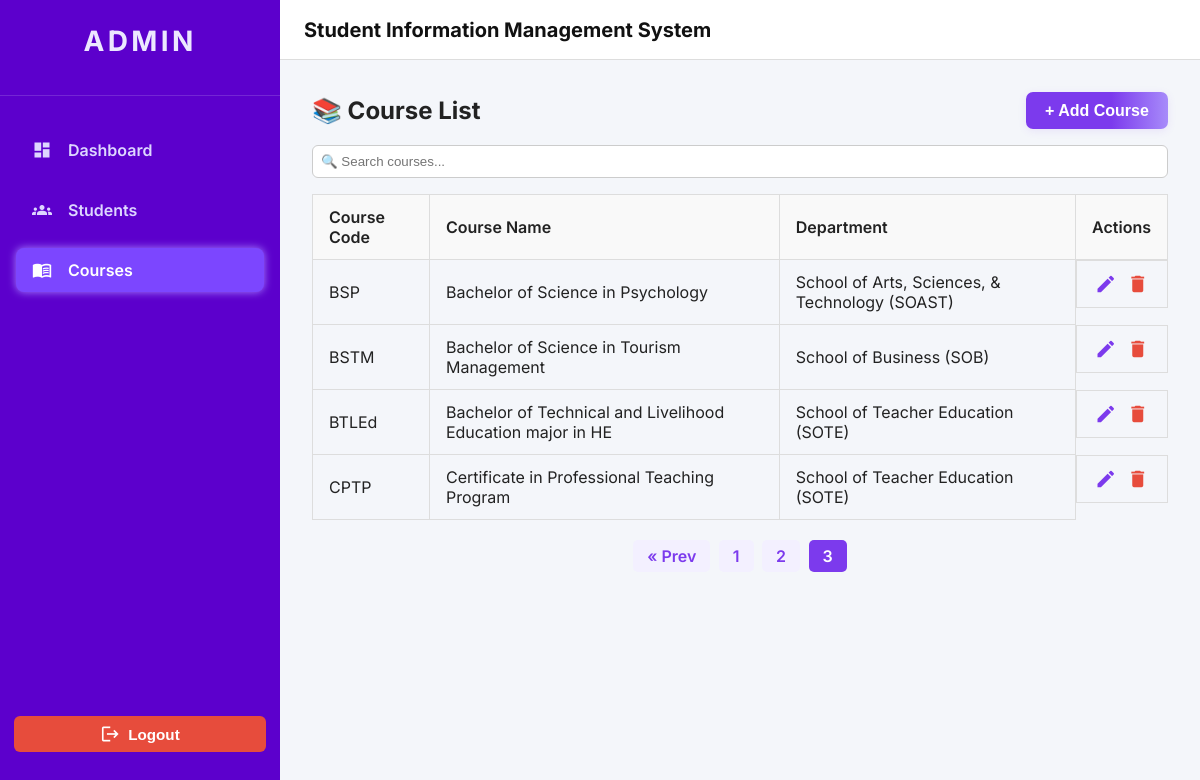
The app's page /courses.php?page=3 with its own data.
### tables this page shows
CREATE TABLE `courses` (
  `course_code` varchar(20) NOT NULL,
  `course_name` varchar(100) NOT NULL,
  `department` varchar(100) NOT NULL
);

### courses.php (the view, shortened to what this page needs)
<?php
$conn = new mysqli("localhost", "root", "", "sims - casil");
$limit = 10;
$page = isset($_GET['page']) && is_numeric($_GET['page']) ? (int)$_GET['page'] : 1;
$offset = ($page - 1) * $limit;
$query = "SELECT * FROM courses";
$query .= " ORDER BY course_code ASC LIMIT $limit OFFSET $offset";
$courses = $conn->query($query);
$count_query = "SELECT COUNT(*) as total FROM courses";
$count_result = $conn->query($count_query);
$total_courses = $count_result->fetch_assoc()['total'];
$total_pages = ceil($total_courses / $limit);
?>
<!DOCTYPE html>
<html lang="en">
<head>
  <link href="https://cdnjs.cloudflare.com/ajax/libs/font-awesome/6.5.0/css/all.min.css" rel="stylesheet" />
    <link rel="stylesheet" href="css/courses.css" />
  <link rel="stylesheet" href="css/sidebar.css" />
  <link rel="stylesheet" href="css/header.css" />
</head>
<body>
  <div class="app-container">
    <?php include 'sidebar.php'; ?>
    <?php include 'header.php'; ?>
    <main class="main-content">
      <div class="card-header">
        <h2>📚 Course List</h2>
        <button type="button" class="btn-violet" onclick="showModal('addModal')">+ Add Course</button>
      </div>
      <input type="text" id="liveSearch" placeholder="🔍 Search courses..." style="margin-bottom: 1rem; padding: 8px; border: 1px solid #ccc; border-radius: 6px; width: 100%;" onkeyup="filterCourses()" />
      <div class="table-responsive">
        <table class="table">
          <thead>
            <tr>
              <th>Course Code</th>
              <th>Course Name</th>
              <th>Department</th>
              <th>Actions</th>
            </tr>
          </thead>
          <tbody id="courseTable">
            <?php while ($row = $courses->fetch_assoc()): ?>
              <tr>
                <td><?= htmlspecialchars($row['course_code']) ?></td>
                <td><?= htmlspecialchars($row['course_name']) ?></td>
                <td><?= htmlspecialchars($row['department']) ?></td>
                <td class="actions" style="display:flex; align-items:center; justify-content:center; gap:10px; height:100%;">
  <a href="#" class="material-icons"
     style="color:#7c3aed; font-size:22px; display:flex; align-items:center; justify-content:center;"
     onclick='openEditModal(<?= json_encode($row) ?>)'>edit</a>
  <a href="#" class="material-icons"
     style="color:#e74c3c; font-size:22px; display:flex; align-items:center; justify-content:center;"
     onclick='openDeleteModal("<?= $row["course_code"] ?>")'>delete</a>
</td>
              </tr>
            <?php endwhile; ?>
          </tbody>
        </table>
      </div>
<?php if ($total_pages > 1): ?>
  <div class="pagination" style="margin:20px 0; text-align:center;">
    <?php if ($page > 1): ?>
      <a href="?page=<?= $page-1 ?>" class="page-link">&laquo; Prev</a>
    <?php endif; ?>
    <?php for ($i = 1; $i <= $total_pages; $i++): ?>
      <a href="?page=<?= $i ?>" class="page-link<?= $i == $page ? ' active' : '' ?>"><?= $i ?></a>
    <?php endfor; ?>
  </div>
<?php endif; ?>
    </main>
  </div>
</body>
</html>

### css/courses.css (style rules this page uses)
.main-content { grid-area: main; padding: 2rem; }
.table-responsive { overflow-x: auto; }
.table { width: 100%; border-collapse: collapse; }
.table th, .table td { padding: 0.75rem 1rem; border: 1px solid #ddd; text-align: left; }
.table th { background-color: #f9f9f9; font-weight: 600; }
.table td.actions { white-space: nowrap; }

### css/sidebar.css (style rules this page uses)
*, *::before, *::after { box-sizing: border-box; }
body, h1, h2, h3, h4, h5, h6, p, ul, ol, li, figure, figcaption, blockquote, dl, dd { margin: 0; padding: 0; }
body { font-family: 'Inter', sans-serif; background-color: #f4f6fa; color: #222; min-height: 100vh; display: flex; flex-direction: column; overflow-x: hidden; }
a { text-decoration: none; color: inherit; }
.app-container { display: grid; grid-template-columns: 280px 1fr; grid-template-rows: 60px 1fr; grid-template-areas: "sidebar header" "sidebar main"; min-height: 100vh; transition: grid-template-columns 0.3s ease; }
.material-icons { font-size: 20px; user-select: none; }

### courses.php (style rules this page uses)
.card-header { display: flex; justify-content: space-between; align-items: center; margin-bottom: 1rem; }
.page-link { display: inline-block; padding: 6px 14px; margin: 0 2px; border-radius: 5px; background: #f3f0ff; color: #7c3aed; text-decoration: none; font-weight: 600; transition: background 0.2s; }
.page-link.active, .page-link:hover { background: #7c3aed; color: #fff; }
.btn-violet { background: linear-gradient(90deg, #7c3aed 60%, #a78bfa 100%) !important; color: #fff !important; border: none !important; border-radius: 7px !important; font-weight: 600; font-size: 1rem; cursor: pointer; transition: background 0.2s, box-shadow 0.2s; box-shadow: 0 2px 8px rgba(124, 58, 237, 0.10); padding: 0.6rem 1.2rem; display: inline-block; }

### records on screen
courses: course_code "BSP", course_name "Bachelor of Science in Psychology", department "School of Arts, Sciences, & Technology (SOAST)"
courses: course_code "BSTM", course_name "Bachelor of Science in Tourism Management", department "School of Business (SOB)"
courses: course_code "BTLEd", course_name "Bachelor of Technical and Livelihood Education major in HE", department "School of Teacher Education (SOTE)"
courses: course_code "CPTP", course_name "Certificate in Professional Teaching Program", department "School of Teacher Education (SOTE)"
